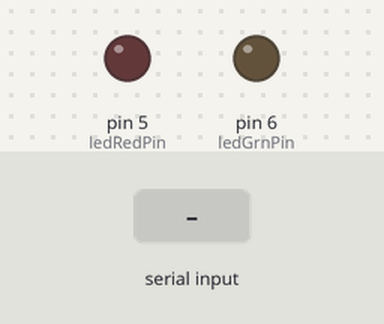
The sketch below on a simulated Arduino Uno, built with avr-gcc and run on an emulated ATmega328P. On the bench: output pins drawn as LEDs (lit = HIGH). Inputs (shaded band) come from the test bench. Storage starts empty; pins used as bus, display or sensor lines are not drawn; what the sketch prints to the serial monitor is not drawn.

Above: at 1.2 s.
1.3 s: "$\n" received over the second serial link
Timing chart, 0 to 4.3 s (numbered marks = the images above; inputs shaded):
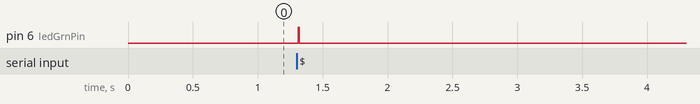

The sketch:

gpsSdTest.ino
```cpp
#include <SoftwareSerial.h>
#include <SD.h>
#include <SPI.h>

// GPS制御端子
const int gpsRxPin = 4;
const int gpsTxPin = 2;
const int gpsPowerPin = 8;

// LED端子
const int ledRedPin = 5;
const int ledGrnPin = 6;

File gp;

// GPS通信
SoftwareSerial gpsPort(gpsRxPin, gpsTxPin);

// GPS受信データ
uint8_t fetchDataLength;
char fetchData[200];

void setup()
{

  pinMode(ledRedPin, OUTPUT);
  pinMode(ledGrnPin, OUTPUT);

  pinMode(gpsPowerPin, OUTPUT);
  digitalWrite(gpsPowerPin, HIGH);

  // ソフトウェアシリアルを初期化
  gpsPort.begin(9600);
  Serial.begin(9600);
  Serial.println("start");

  SD.begin();

}

void loop()
{
  // GPSデータ受信
  if(gps_fetch()){
    digitalWrite(ledGrnPin, HIGH);
    // GPSデータ書き込み
    gp = SD.open("gpstest.txt",FILE_WRITE);
    gp.print(fetchData);
    gp.close();
    Serial.print(fetchData);
    digitalWrite(ledGrnPin, LOW);
  }
}

bool gps_fetch(void)
{
  if( gpsPort.available() ){
    unsigned long last_time = millis();
    uint8_t preamble = 0;
    uint8_t len = 0;
    fetchDataLength = 0;
    do {
      while( gpsPort.available() ){
        char c = gpsPort.read();
        if( c == '$' ){
          preamble++;
        }
        if( preamble ){
          if( len < sizeof(fetchData) ){
            fetchData[len++] = c;
          }
          if( c == '\n'){
            fetchDataLength = len;
          }
        }
        last_time = millis();
      }
      delay(1);
    }
    while( millis() - last_time < 10 );
    return fetchDataLength > 0;
  }
  return false;
}
```

Measured:
- after the input at 1.3 s, pin 6 (ledGrnPin): LOW → HIGH at once, → LOW 0.01 s later
